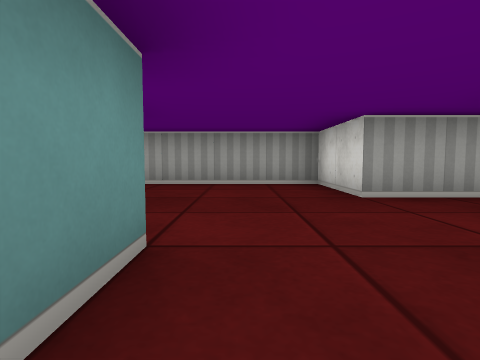
view 1 (above)

17 first-person views from a walk through a cub3D ray-caster map. The camera is about half as high as the walls, tilts 4° down and sees 80° across. The floor is counted in squares. Each view is taken from the middle of a square. On the plan, view 1 faces up. The plan holds only what a view shows up to about 9 squares ahead; the rest is blank.

view 2
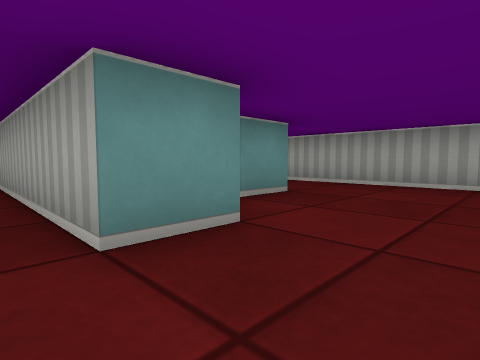

view 3
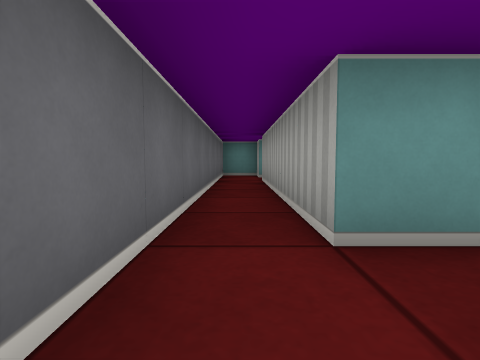

view 4
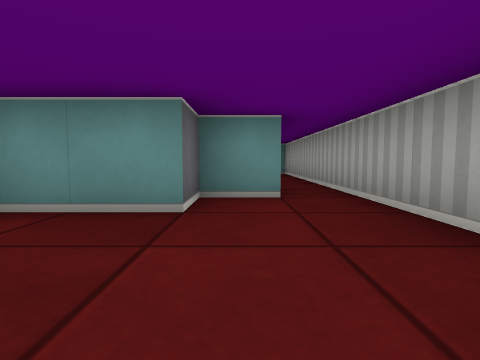

view 5
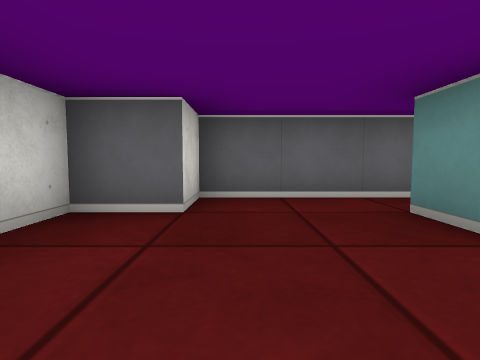

view 6
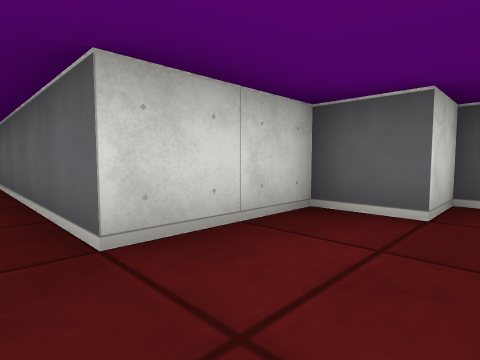

view 7
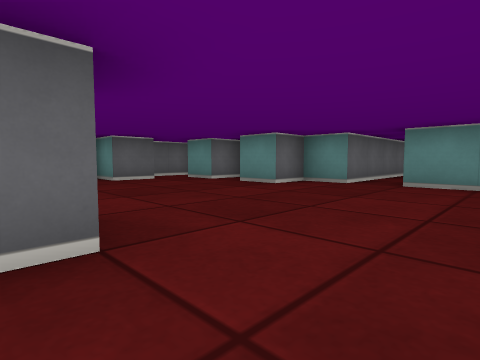

view 8
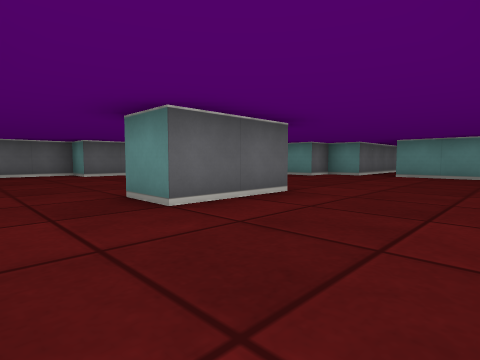

view 9
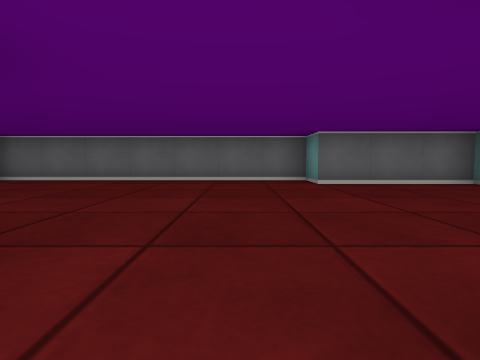

view 10
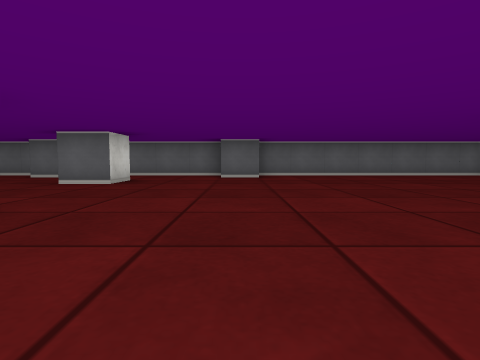

view 11
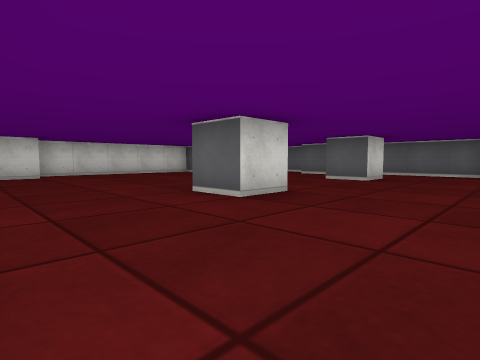

view 12
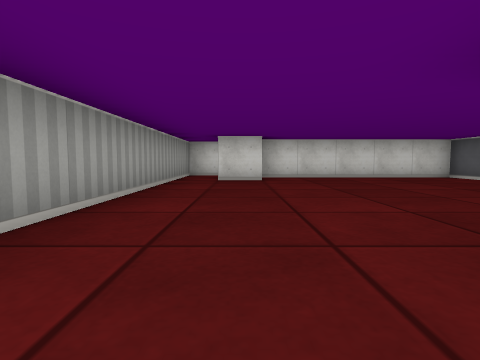

view 13
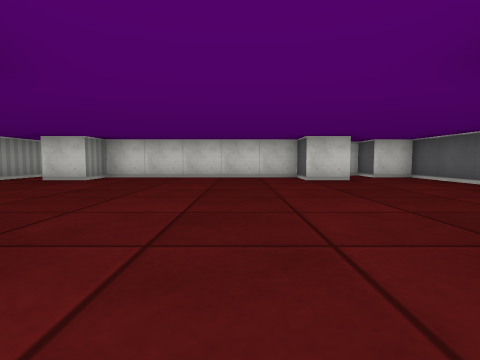

view 14
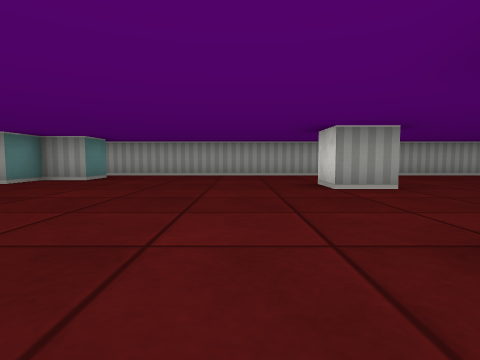

view 15
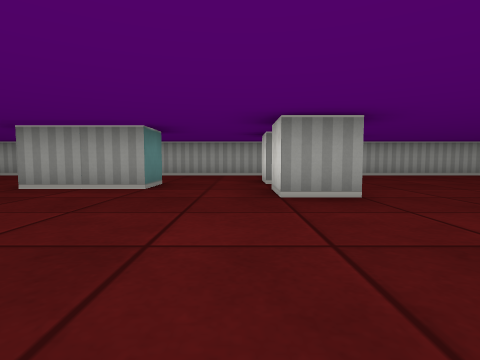

view 16
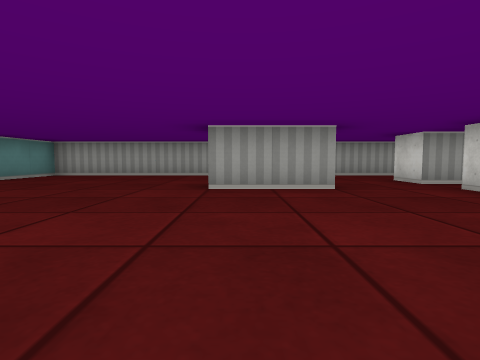

view 17
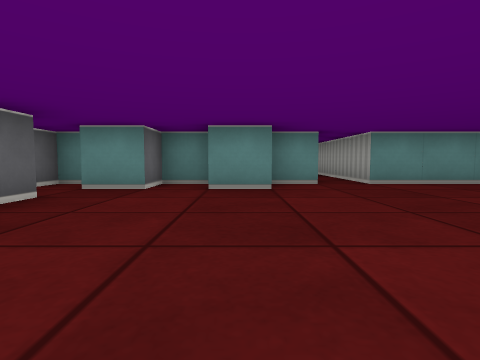

### Floor plan
Ten units are one square. View 1 is at (0, 0); x grows to the right and y downward. Boxes are objects, and circles mark ways between rooms. Rooms are numbered by the first view taken in them; rooms with no view inside come last. Other rooms are left out.
<svg viewBox="-80 -70 400 110">
<path fill="none" stroke="#000" d="M-5 -15 -5 -5 -55 -5M-25 -45 -25 -35 -15 -35 -15 -19M25 -35 15 -35 15 -55 -65 -55M-68 -5 -75 -5 -75 5M-71 5 15 5 15 -5 25 -5 25 -25M176 -15 165 -15 165 -25M185 -55 185 -45 175 -45 175 -35 165 -35 165 -45M205 25 215 25M246 -25 235 -25 235 -35 245 -35M235 15 235 5 245 5M215 35 244 35M124 -35 145 -35 145 -25 125 -25M258 25 265 25M121 -65 75 -65 75 -35 25 -35M271 35 305 35 305 25 315 25M94 15 105 15 105 25 135 25 135 35 205 35M295 16 295 5 305 5 305 -45 295 -45 295 -55M75 -5 75 5 85 5 85 15M75 20 75 25 90 25M315 -56 315 -65 136 -65M25 -25 75 -25 75 -15 85 -15 85 -5"/>
<circle cx="30" cy="-30" r="3" fill="#2a7"/>
<text x="-10" y="-20">1</text>
<text x="190" y="-20">2</text>
</svg>
Room 1 opens to room 2.

Where each view was taken, in squares from view 1:
view 1: 0 up, 0 right, facing up
view 2: 0 up, 1 right, facing up-left
view 3: 0 up, 1 right, facing left
view 4: 4 up, 1 right, facing left
view 5: 3 up, 1 right, facing down
view 6: 3 up, 1 right, facing down-right
view 7: 5 up, 13 right, facing down-left
view 8: 6 up, 16 right, facing down-left
view 9: 3 up, 15 right, facing down
view 10: 5 up, 21 right, facing down
view 11: 6 up, 21 right, facing down-right
view 12: 5 up, 23 right, facing right
view 13: 1 up, 23 right, facing right
view 14: 2 down, 22 right, facing up
view 15: 2 down, 16 right, facing up
view 16: 2 down, 13 right, facing up
view 17: 1 up, 13 right, facing left
